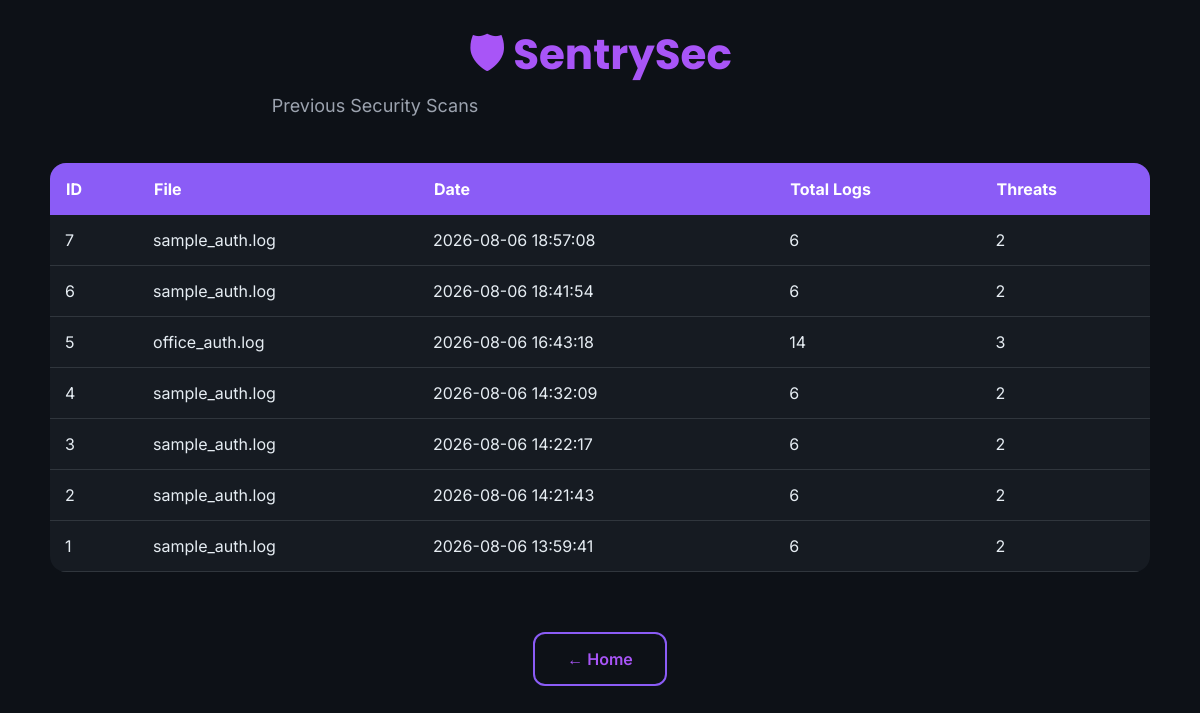
Before: /history with the older database file.
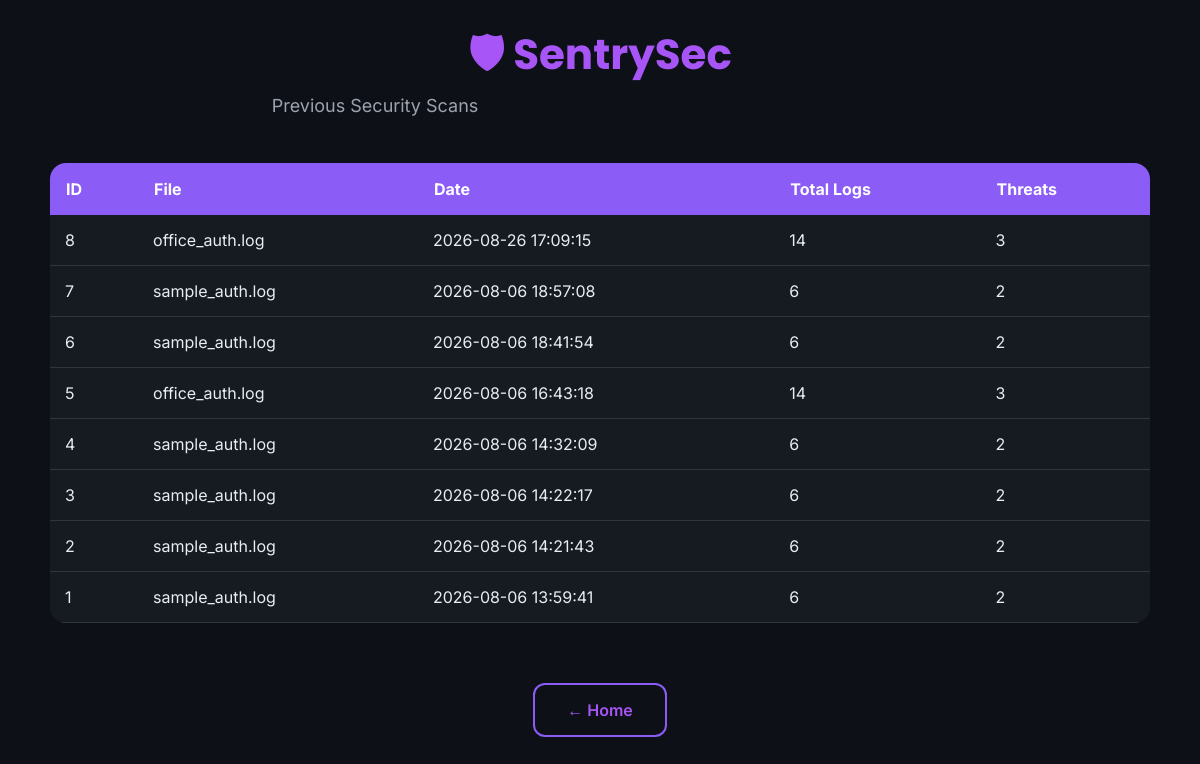
After: the same page with the newer database file.
### tables this page shows
CREATE TABLE scan_history (

            id INTEGER PRIMARY KEY AUTOINCREMENT,

            filename TEXT,

            scan_time TIMESTAMP DEFAULT CURRENT_TIMESTAMP,

            total_logs INTEGER,

            failed_logins INTEGER,

            successful_logins INTEGER,

            threat_count INTEGER

        );

### app.py (the view)
@app.route("/history")
def history():
    scans = get_history()
    return render_template(
        "history.html",
        scans=scans
    )

### database.py (called while the page is built)
def get_connection():
    conn = sqlite3.connect(DATABASE)
    conn.row_factory = sqlite3.Row
    return conn

def get_history():
    conn = get_connection()
    cursor = conn.cursor()
    cursor.execute("""
        SELECT *

        FROM scan_history

        ORDER BY id DESC
    """)
    rows = cursor.fetchall()
    conn.close()
    return rows

### templates/history.html (shortened to what this page needs)
<!DOCTYPE html>
<html lang="en">
<head>
<link rel="stylesheet"
href="{{ url_for('static', filename='style.css') }}">
</head>
<body>
<div class="dashboard">
<div class="page-title">
<h1>🛡 SentrySec</h1>
<p>Previous Security Scans</p>
</div>
<table class="history-table">
<tr>
<th>ID</th>
<th>File</th>
<th>Date</th>
<th>Total Logs</th>
<th>Threats</th>
</tr>
{% for scan in scans %}
<tr
    onclick="window.location='/scan/{{ scan[0] }}'"
    style="cursor:pointer;"
>
    <td>{{ scan[0] }}</td>
    <td>{{ scan[1] }}</td>
    <td>{{ scan[2] }}</td>
    <td>{{ scan[3] }}</td>
    <td>{{ scan[6] }}</td>
</tr>
{% endfor %}
</table>
<br>
<div class="button-group">
    <a href="/" class="secondary-btn">
        ← Home
    </a>
</div>
</div>
</body>
</html>

Changed rows visible on the page:
added scan_history: id "8", filename "office_auth.log", scan_time "2026-08-26 17:09:15", total_logs "14", threat_count "3"
